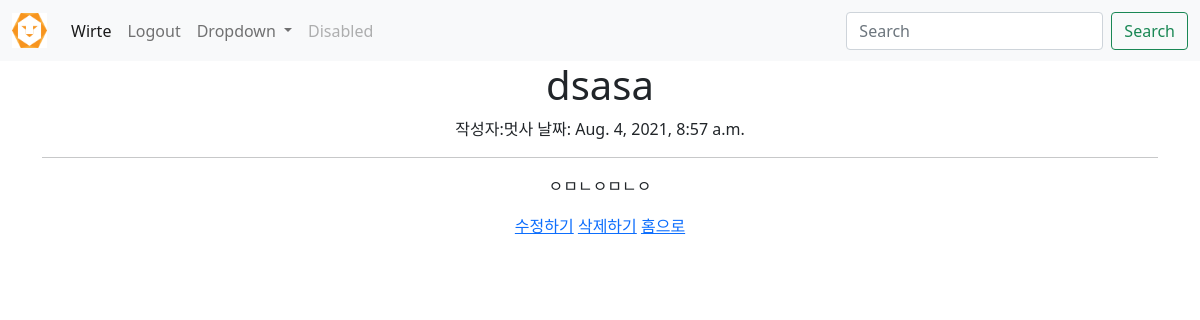
Page /blog/29 (signed in) on the committed database.
### blog/models.py (models this page shows, shortened)
class Blog(models.Model):
    title = models.CharField(max_length=200)
    writer = models.CharField(max_length=10)
    pub_date= models.DateTimeField()
    body = models.TextField()
    image = models.ImageField(blank = True, null = True, upload_to = "blog/")

### blog/views.py (the view)
# urls.py: path('<str:id>',detail,name="detail"),
def detail(request,id):
    blog = get_object_or_404(Blog, pk = id)
    return render(request, 'detail.html',{'blog':blog})

### blog/templates/detail.html (shortened to what this page needs)
<!DOCTYPE html>
<html lang="en">
<head>
</head>
<body style="text-align: center;">
    {% extends 'base.html' %}
    {% block content %}
    <h1>{{blog.title}}</h1>
    작성자:{{blog.writer}}
    날짜: {{blog.pub_date}}
    <hr>
    <p>{{blog.body}}</p>
    <a href="{%url 'edit' blog.id%}">수정하기</a>
    <a href="{%url 'delete' blog.id%}">삭제하기</a>
    <a href="{%url 'home'%}">홈으로</a>
    {% endblock %}

### rows in the picture
Blog: title "dsasa", writer "멋사", pub_date "Aug. 4, 2021, 8:57 a.m.", body "ㅇㅁㄴㅇㅁㄴㅇ"
